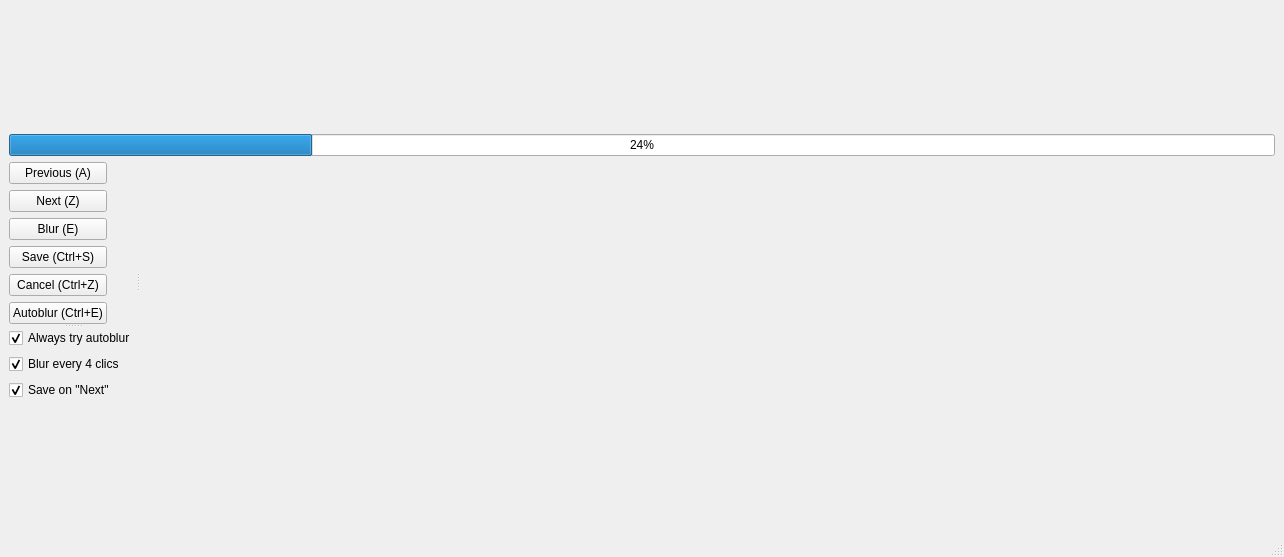
<?xml version="1.0" encoding="UTF-8"?>
<ui version="4.0">
 <class>MainWindow</class>
 <widget class="QMainWindow" name="MainWindow">
  <property name="geometry">
   <rect>
    <x>0</x>
    <y>0</y>
    <width>1284</width>
    <height>557</height>
   </rect>
  </property>
  <property name="windowTitle">
   <string>MainWindow</string>
  </property>
  <widget class="QWidget" name="centralwidget">
   <property name="sizePolicy">
    <sizepolicy hsizetype="Preferred" vsizetype="Preferred">
     <horstretch>0</horstretch>
     <verstretch>0</verstretch>
    </sizepolicy>
   </property>
   <layout class="QVBoxLayout" name="verticalLayout_5">
    <item>
     <layout class="QVBoxLayout" name="verticalLayout_4">
      <item>
       <widget class="QProgressBar" name="progressBar">
        <property name="value">
         <number>24</number>
        </property>
        <property name="alignment">
         <set>Qt::AlignHCenter|Qt::AlignTop</set>
        </property>
       </widget>
      </item>
      <item>
       <widget class="QSplitter" name="splitter_2">
        <property name="sizePolicy">
         <sizepolicy hsizetype="Minimum" vsizetype="Minimum">
          <horstretch>0</horstretch>
          <verstretch>0</verstretch>
         </sizepolicy>
        </property>
        <property name="orientation">
         <enum>Qt::Horizontal</enum>
        </property>
        <widget class="QSplitter" name="splitter">
         <property name="sizePolicy">
          <sizepolicy hsizetype="Minimum" vsizetype="Expanding">
           <horstretch>0</horstretch>
           <verstretch>0</verstretch>
          </sizepolicy>
         </property>
         <property name="orientation">
          <enum>Qt::Vertical</enum>
         </property>
         <widget class="QWidget" name="layoutWidget1">
          <layout class="QVBoxLayout" name="verticalLayout_3">
           <property name="sizeConstraint">
            <enum>QLayout::SetFixedSize</enum>
           </property>
           <item>
            <widget class="QPushButton" name="ButtonPrevious">
             <property name="sizePolicy">
              <sizepolicy hsizetype="Minimum" vsizetype="Preferred">
               <horstretch>0</horstretch>
               <verstretch>0</verstretch>
              </sizepolicy>
             </property>
             <property name="maximumSize">
              <size>
               <width>150</width>
               <height>55</height>
              </size>
             </property>
             <property name="text">
              <string>Previous (A)</string>
             </property>
            </widget>
           </item>
           <item>
            <widget class="QPushButton" name="ButtonNext">
             <property name="enabled">
              <bool>true</bool>
             </property>
             <property name="sizePolicy">
              <sizepolicy hsizetype="Minimum" vsizetype="Preferred">
               <horstretch>0</horstretch>
               <verstretch>0</verstretch>
              </sizepolicy>
             </property>
             <property name="maximumSize">
              <size>
               <width>150</width>
               <height>55</height>
              </size>
             </property>
             <property name="text">
              <string>Next (Z)</string>
             </property>
            </widget>
           </item>
           <item>
            <widget class="QPushButton" name="ButtonBlur">
             <property name="sizePolicy">
              <sizepolicy hsizetype="Minimum" vsizetype="Preferred">
               <horstretch>0</horstretch>
               <verstretch>0</verstretch>
              </sizepolicy>
             </property>
             <property name="maximumSize">
              <size>
               <width>150</width>
               <height>55</height>
              </size>
             </property>
             <property name="text">
              <string>Blur (E)</string>
             </property>
            </widget>
           </item>
           <item>
            <widget class="QPushButton" name="ButtonSave">
             <property name="sizePolicy">
              <sizepolicy hsizetype="Minimum" vsizetype="Preferred">
               <horstretch>0</horstretch>
               <verstretch>0</verstretch>
              </sizepolicy>
             </property>
             <property name="maximumSize">
              <size>
               <width>150</width>
               <height>55</height>
              </size>
             </property>
             <property name="text">
              <string>Save (Ctrl+S)</string>
             </property>
            </widget>
           </item>
           <item>
            <widget class="QPushButton" name="ButtonCancel">
             <property name="sizePolicy">
              <sizepolicy hsizetype="Minimum" vsizetype="Preferred">
               <horstretch>0</horstretch>
               <verstretch>0</verstretch>
              </sizepolicy>
             </property>
             <property name="maximumSize">
              <size>
               <width>150</width>
               <height>55</height>
              </size>
             </property>
             <property name="text">
              <string>Cancel (Ctrl+Z)</string>
             </property>
            </widget>
           </item>
           <item>
            <widget class="QPushButton" name="ButtonAutoBlur">
             <property name="sizePolicy">
              <sizepolicy hsizetype="Minimum" vsizetype="Preferred">
               <horstretch>0</horstretch>
               <verstretch>0</verstretch>
              </sizepolicy>
             </property>
             <property name="maximumSize">
              <size>
               <width>150</width>
               <height>55</height>
              </size>
             </property>
             <property name="text">
              <string>Autoblur (Ctrl+E)</string>
             </property>
            </widget>
           </item>
          </layout>
         </widget>
         <widget class="QWidget" name="layoutWidget2">
          <layout class="QVBoxLayout" name="verticalLayout_2">
           <property name="sizeConstraint">
            <enum>QLayout::SetFixedSize</enum>
           </property>
           <item>
            <widget class="QCheckBox" name="CheckboxAlwaysTryAutoblur">
             <property name="maximumSize">
              <size>
               <width>175</width>
               <height>35</height>
              </size>
             </property>
             <property name="mouseTracking">
              <bool>false</bool>
             </property>
             <property name="text">
              <string>Always try autoblur</string>
             </property>
             <property name="checked">
              <bool>true</bool>
             </property>
            </widget>
           </item>
           <item>
            <widget class="QCheckBox" name="CheckboxBlurEveryFour">
             <property name="maximumSize">
              <size>
               <width>175</width>
               <height>35</height>
              </size>
             </property>
             <property name="mouseTracking">
              <bool>true</bool>
             </property>
             <property name="text">
              <string>Blur every 4 clics</string>
             </property>
             <property name="checked">
              <bool>true</bool>
             </property>
            </widget>
           </item>
           <item>
            <widget class="QCheckBox" name="CheckboxSaveOnNext">
             <property name="maximumSize">
              <size>
               <width>175</width>
               <height>35</height>
              </size>
             </property>
             <property name="mouseTracking">
              <bool>false</bool>
             </property>
             <property name="text">
              <string>Save on &quot;Next&quot;</string>
             </property>
             <property name="checked">
              <bool>true</bool>
             </property>
            </widget>
           </item>
          </layout>
         </widget>
        </widget>
        <widget class="QWidget" name="">
         <layout class="QVBoxLayout" name="verticalLayout">
          <item>
           <layout class="QHBoxLayout" name="horizontalLayout_2">
            <property name="spacing">
             <number>0</number>
            </property>
            <item>
             <spacer name="horizontalSpacer">
              <property name="orientation">
               <enum>Qt::Horizontal</enum>
              </property>
              <property name="sizeHint" stdset="0">
               <size>
                <width>40</width>
                <height>20</height>
               </size>
              </property>
             </spacer>
            </item>
            <item>
             <widget class="CustomLabel" name="LabelImageCar">
              <property name="sizePolicy">
               <sizepolicy hsizetype="Minimum" vsizetype="Minimum">
                <horstretch>0</horstretch>
                <verstretch>0</verstretch>
               </sizepolicy>
              </property>
              <property name="maximumSize">
               <size>
                <width>1920</width>
                <height>1080</height>
               </size>
              </property>
              <property name="cursor">
               <cursorShape>CrossCursor</cursorShape>
              </property>
              <property name="mouseTracking">
               <bool>true</bool>
              </property>
              <property name="focusPolicy">
               <enum>Qt::ClickFocus</enum>
              </property>
              <property name="lineWidth">
               <number>0</number>
              </property>
              <property name="text">
               <string/>
              </property>
              <property name="alignment">
               <set>Qt::AlignLeading|Qt::AlignLeft|Qt::AlignTop</set>
              </property>
              <property name="indent">
               <number>0</number>
              </property>
             </widget>
            </item>
            <item>
             <spacer name="horizontalSpacer_2">
              <property name="orientation">
               <enum>Qt::Horizontal</enum>
              </property>
              <property name="sizeHint" stdset="0">
               <size>
                <width>40</width>
                <height>20</height>
               </size>
              </property>
             </spacer>
            </item>
           </layout>
          </item>
          <item>
           <widget class="QLabel" name="LabelTextFileName">
            <property name="maximumSize">
             <size>
              <width>16777215</width>
              <height>25</height>
             </size>
            </property>
            <property name="text">
             <string/>
            </property>
            <property name="alignment">
             <set>Qt::AlignHCenter|Qt::AlignTop</set>
            </property>
           </widget>
          </item>
          <item>
           <widget class="QLabel" name="LabelProgramStatus">
            <property name="maximumSize">
             <size>
              <width>16777215</width>
              <height>40</height>
             </size>
            </property>
            <property name="font">
             <font>
              <pointsize>15</pointsize>
              <weight>75</weight>
              <bold>true</bold>
              <strikeout>false</strikeout>
             </font>
            </property>
            <property name="text">
             <string/>
            </property>
            <property name="textFormat">
             <enum>Qt::AutoText</enum>
            </property>
            <property name="alignment">
             <set>Qt::AlignHCenter|Qt::AlignTop</set>
            </property>
           </widget>
          </item>
         </layout>
        </widget>
       </widget>
      </item>
     </layout>
    </item>
   </layout>
  </widget>
  <widget class="QMenuBar" name="menubar">
   <property name="enabled">
    <bool>false</bool>
   </property>
   <property name="geometry">
    <rect>
     <x>0</x>
     <y>0</y>
     <width>1284</width>
     <height>22</height>
    </rect>
   </property>
  </widget>
  <widget class="QStatusBar" name="statusbar"/>
  <action name="actionPreviousButton">
   <property name="text">
    <string>PreviousButton</string>
   </property>
  </action>
 </widget>
 <customwidgets>
  <customwidget>
   <class>CustomLabel</class>
   <extends>QLabel</extends>
   <header location="global">customlabel.h</header>
   <slots>
    <signal>mousePressed()</signal>
    <signal>mousePos()</signal>
    <signal>mouseLeft()</signal>
   </slots>
  </customwidget>
 </customwidgets>
 <resources/>
 <connections/>
</ui>
